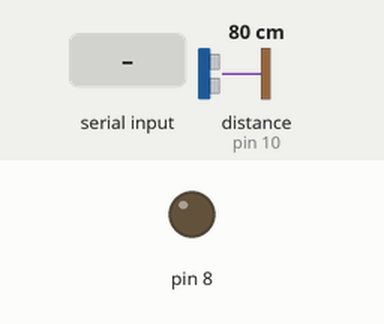
Recording of a sketch running on a simulated Arduino Uno, built with avr-gcc and run on an emulated ATmega328P. On the bench: output pins drawn as LEDs (lit = HIGH). Wiring (inferred from the names in the program): ultrasonic range finder: trigger pin 11; echo pin 10. The inputs (shaded band) are chosen by the test bench; at power-on: distance to the obstacle (sensor on pin 10) 80 cm. The echo pulse lasts 58.3 µs per cm; pins used as bus, display or sensor lines are not drawn; what the sketch prints to the serial monitor is not drawn.

Above: at 2.0 s.
2.1 s: "90,45\n" received over Serial
At 4.09 s:
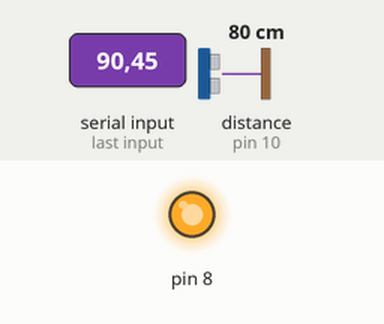
Timing chart, 0 to 5.7 s (numbered marks = the images above; inputs shaded):
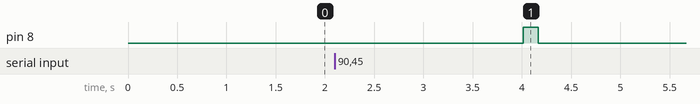

Measured:
- after the input at 2.1 s, pin 8: LOW → HIGH after 1.9 s, → LOW 0.15 s later

The sketch:

sketch_mar02a.ino
```cpp
int trigPin=11;
int echoPin=10;
int data = 00000000;
void setup() {
  // put your setup code here, to run once:
 pinMode(trigPin, OUTPUT); // Sets the trigPin as an OUTPUT
  pinMode(echoPin, INPUT); // Sets the echoPin as an INPUT
  Serial.begin(9600); // // Serial Communication is starting with 9600 of baudrate speed
  pinMode(8, OUTPUT);
}

void loop() {
 // Clears the trigPin condition
  digitalWrite(trigPin, LOW);
  delay(1000);
  // Sets the trigPin HIGH (ACTIVE) for 10 microseconds
  digitalWrite(trigPin, HIGH);
  delayMicroseconds(10);
  digitalWrite(trigPin, LOW);
  // Reads the echoPin, returns the sound wave travel time in microseconds
  int duration = pulseIn(echoPin, HIGH);
  // Calculating the distance
  int distance = duration * 0.034 / 2; // Speed of sound wave divided by 2 (go and back)
  // Displays the distance on the Serial Monitor
  if(Serial.available() && Serial.readString().toInt() >3)
  {
    digitalWrite(8,HIGH);
    delay(150);
    digitalWrite(8,LOW);

  }
 if(distance< 50)
 {
   //digitalWrite(8,HIGH);
   Serial.print(3);
 }
 else{
  //digitalWrite);
  Serial.print(1);
 }
}
```
